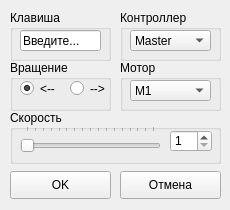
<?xml version="1.0" encoding="UTF-8"?>
<ui version="4.0">
 <class>FormEditor</class>
 <widget class="QWidget" name="FormEditor">
  <property name="geometry">
   <rect>
    <x>0</x>
    <y>0</y>
    <width>230</width>
    <height>210</height>
   </rect>
  </property>
  <property name="sizePolicy">
   <sizepolicy hsizetype="Preferred" vsizetype="Preferred">
    <horstretch>0</horstretch>
    <verstretch>0</verstretch>
   </sizepolicy>
  </property>
  <property name="minimumSize">
   <size>
    <width>230</width>
    <height>210</height>
   </size>
  </property>
  <property name="maximumSize">
   <size>
    <width>230</width>
    <height>210</height>
   </size>
  </property>
  <property name="windowTitle">
   <string>Новая клавиша</string>
  </property>
  <widget class="QGroupBox" name="groupBox">
   <property name="geometry">
    <rect>
     <x>10</x>
     <y>10</y>
     <width>101</width>
     <height>51</height>
    </rect>
   </property>
   <property name="title">
    <string>Клавиша</string>
   </property>
   <widget class="QLineEditExtForKey" name="lineEdit">
    <property name="geometry">
     <rect>
      <x>10</x>
      <y>20</y>
      <width>81</width>
      <height>21</height>
     </rect>
    </property>
    <property name="text">
     <string>Введите...</string>
    </property>
    <property name="readOnly">
     <bool>false</bool>
    </property>
   </widget>
  </widget>
  <widget class="QGroupBox" name="groupBox_2">
   <property name="geometry">
    <rect>
     <x>120</x>
     <y>10</y>
     <width>101</width>
     <height>51</height>
    </rect>
   </property>
   <property name="title">
    <string>Контроллер</string>
   </property>
   <widget class="QComboBox" name="comboBox">
    <property name="geometry">
     <rect>
      <x>10</x>
      <y>20</y>
      <width>81</width>
      <height>21</height>
     </rect>
    </property>
    <item>
     <property name="text">
      <string>Master</string>
     </property>
    </item>
    <item>
     <property name="text">
      <string>Extension 1</string>
     </property>
    </item>
    <item>
     <property name="text">
      <string>Extension 2</string>
     </property>
    </item>
    <item>
     <property name="text">
      <string>Extension 3</string>
     </property>
    </item>
    <item>
     <property name="text">
      <string>Extension 4</string>
     </property>
    </item>
    <item>
     <property name="text">
      <string>Extension 5</string>
     </property>
    </item>
    <item>
     <property name="text">
      <string>Extension 6</string>
     </property>
    </item>
    <item>
     <property name="text">
      <string>Extension 7</string>
     </property>
    </item>
    <item>
     <property name="text">
      <string>Extension 8</string>
     </property>
    </item>
   </widget>
  </widget>
  <widget class="QGroupBox" name="groupBox_3">
   <property name="geometry">
    <rect>
     <x>10</x>
     <y>60</y>
     <width>101</width>
     <height>51</height>
    </rect>
   </property>
   <property name="title">
    <string>Вращение</string>
   </property>
   <widget class="QRadioButton" name="radioButton">
    <property name="geometry">
     <rect>
      <x>10</x>
      <y>20</y>
      <width>82</width>
      <height>17</height>
     </rect>
    </property>
    <property name="text">
     <string>&lt;--</string>
    </property>
    <property name="checkable">
     <bool>true</bool>
    </property>
    <property name="checked">
     <bool>true</bool>
    </property>
   </widget>
   <widget class="QRadioButton" name="radioButton_2">
    <property name="geometry">
     <rect>
      <x>60</x>
      <y>20</y>
      <width>82</width>
      <height>17</height>
     </rect>
    </property>
    <property name="text">
     <string>--&gt;</string>
    </property>
    <property name="checked">
     <bool>false</bool>
    </property>
   </widget>
  </widget>
  <widget class="QGroupBox" name="groupBox_4">
   <property name="geometry">
    <rect>
     <x>120</x>
     <y>60</y>
     <width>101</width>
     <height>51</height>
    </rect>
   </property>
   <property name="title">
    <string>Мотор</string>
   </property>
   <widget class="QComboBox" name="comboBox_3">
    <property name="geometry">
     <rect>
      <x>10</x>
      <y>20</y>
      <width>81</width>
      <height>21</height>
     </rect>
    </property>
    <item>
     <property name="text">
      <string>M1</string>
     </property>
    </item>
    <item>
     <property name="text">
      <string>M2</string>
     </property>
    </item>
    <item>
     <property name="text">
      <string>M3</string>
     </property>
    </item>
    <item>
     <property name="text">
      <string>M4</string>
     </property>
    </item>
   </widget>
  </widget>
  <widget class="QGroupBox" name="groupBox_5">
   <property name="geometry">
    <rect>
     <x>10</x>
     <y>110</y>
     <width>211</width>
     <height>54</height>
    </rect>
   </property>
   <property name="title">
    <string>Скорость</string>
   </property>
   <widget class="QSlider" name="horizontalSlider">
    <property name="geometry">
     <rect>
      <x>10</x>
      <y>16</y>
      <width>141</width>
      <height>31</height>
     </rect>
    </property>
    <property name="minimum">
     <number>1</number>
    </property>
    <property name="maximum">
     <number>512</number>
    </property>
    <property name="orientation">
     <enum>Qt::Horizontal</enum>
    </property>
    <property name="tickPosition">
     <enum>QSlider::TicksAbove</enum>
    </property>
    <property name="tickInterval">
     <number>32</number>
    </property>
   </widget>
   <widget class="QSpinBox" name="spinBox">
    <property name="geometry">
     <rect>
      <x>160</x>
      <y>20</y>
      <width>42</width>
      <height>22</height>
     </rect>
    </property>
    <property name="minimum">
     <number>1</number>
    </property>
    <property name="maximum">
     <number>512</number>
    </property>
   </widget>
  </widget>
  <widget class="QPushButton" name="pushButton">
   <property name="geometry">
    <rect>
     <x>10</x>
     <y>171</y>
     <width>101</width>
     <height>28</height>
    </rect>
   </property>
   <property name="text">
    <string>OK</string>
   </property>
   <property name="checkable">
    <bool>false</bool>
   </property>
  </widget>
  <widget class="QPushButton" name="pushButton_2">
   <property name="geometry">
    <rect>
     <x>120</x>
     <y>171</y>
     <width>101</width>
     <height>28</height>
    </rect>
   </property>
   <property name="text">
    <string>Отмена</string>
   </property>
  </widget>
 </widget>
 <customwidgets>
  <customwidget>
   <class>QLineEditExtForKey</class>
   <extends>QLineEdit</extends>
   <header location="global">qlineeditextforkey.h</header>
  </customwidget>
 </customwidgets>
 <resources/>
 <connections/>
 <slots>
  <signal>closed()</signal>
 </slots>
</ui>
